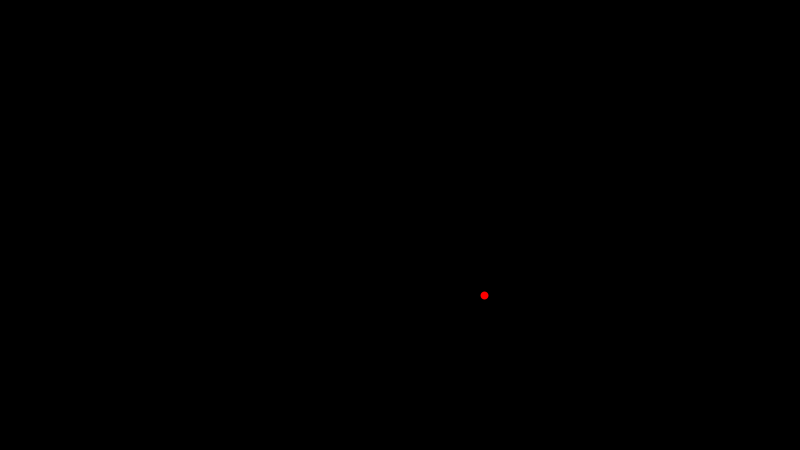
Frame 1 (no input)
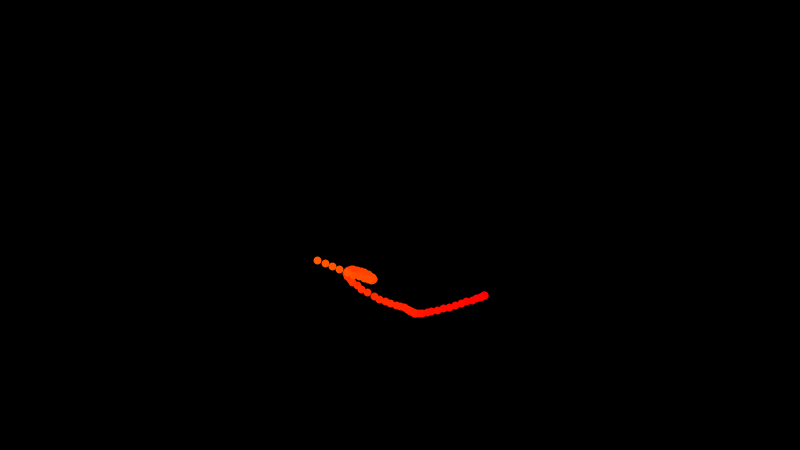
Frame 60 (the mouse pressed at the canvas centre just before this capture)
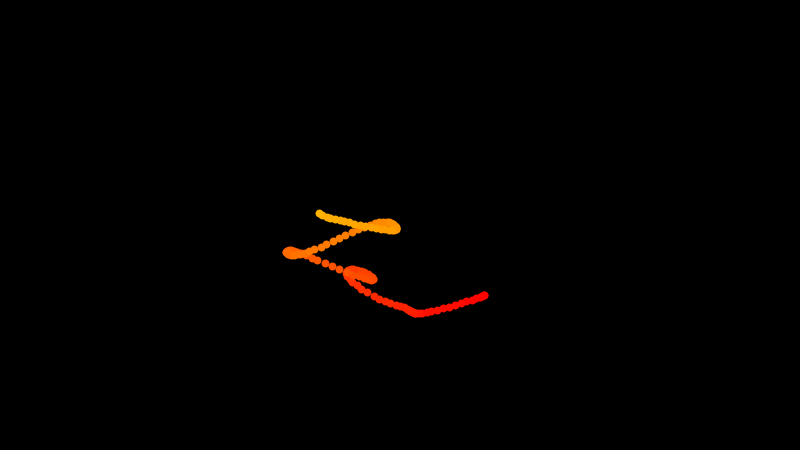
Frame 120 (the mouse held since frame 60 and released just before this capture)

The Processing sketch that drew these frames (run headless with seeded random() and noise(); from frame 60 on, the mouse is pressed at the canvas centre):

// Processing sketch: perlin_walker
// ── perlin_walker.pde
Walker w;

void setup() {
  //fullScreen();
  size(800, 450);
  
  background(0);
  colorMode(HSB);
  
  w = new Walker();
}

void draw() {
  w.step();
  w.display();
}

// ── Walker.pde
class Walker {
  float x;
  float y;
  float tx;
  float ty;
  
  float hue = 0;
  
  final int pen_size = 8;
  
  Walker() {
    x = width / 2;
    y = height / 2;
    
    tx = 0;
    ty = 10000;
  }
  
  void display() {
    stroke((int)hue, 255, 255);
    strokeWeight(pen_size);
    point(x, y);
  }
  
  void step() {
    x = map(noise(tx), 0, 1, 0, width);
    y = map(noise(ty), 0, 1, 0, height);
    
    tx += 0.01;
    ty += 0.01;
    
    hue += 0.25;
    if (hue >= 255) {
      hue = 0;  
    }
  }
}
